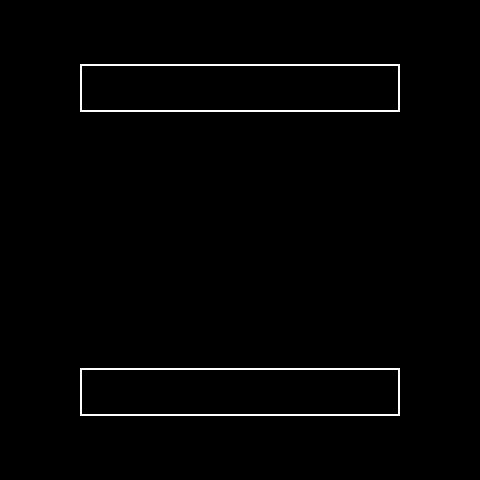

Below is a game level as drawn by its tile map, then a one-line description and the .tmx file that defines it, in full:
An orthogonal 30x30 tile map with 16x16 px tiles, 1 tile layer (Layer) and 2 objects.

<map version="1.0" orientation="orthogonal" renderorder="right-down" width="30" height="30" tilewidth="16" tileheight="16" nextobjectid="3">
 <tileset firstgid="1" name="Terrain" tilewidth="16" tileheight="16" tilecount="9" columns="3">
  <image source="../Spritesheets/Terrain.png" trans="ff00ff" width="48" height="48" />
 </tileset>
 <layer name="Layer" width="30" height="30">
  <data encoding="csv">
5,5,5,5,5,5,5,5,5,5,5,5,5,5,5,5,5,5,5,5,5,5,5,5,5,5,5,5,5,5,
5,5,5,5,5,5,5,5,5,5,5,5,5,5,5,5,5,5,5,5,5,5,5,5,5,5,5,5,5,5,
5,5,5,5,5,5,5,5,5,5,5,5,5,5,5,5,5,5,5,5,5,5,5,5,5,5,5,5,5,5,
5,5,5,5,5,5,5,5,5,5,5,5,5,5,5,5,5,5,5,5,5,5,5,5,5,5,5,5,5,5,
5,5,5,5,5,1,2,2,2,2,2,2,2,2,2,2,2,2,2,2,2,2,2,2,3,5,5,5,5,5,
5,5,5,5,5,4,5,5,5,5,5,5,5,5,5,5,5,5,5,5,5,5,5,5,6,5,5,5,5,5,
5,5,5,5,5,7,8,8,8,8,8,8,8,8,8,8,8,8,8,8,8,8,8,8,9,5,5,5,5,5,
5,5,5,5,5,5,5,5,5,5,5,5,5,5,5,5,5,5,5,5,5,5,5,5,5,5,5,5,5,5,
5,5,5,5,5,5,5,5,5,5,5,5,5,5,5,5,5,5,5,5,5,5,5,5,5,5,5,5,5,5,
5,5,5,5,5,5,5,5,5,5,5,5,5,5,5,5,5,5,5,5,5,5,5,5,5,5,5,5,5,5,
5,5,5,5,5,5,5,5,5,5,5,5,5,5,5,5,5,5,5,5,5,5,5,5,5,5,5,5,5,5,
5,5,5,5,5,5,5,5,5,5,5,5,5,5,5,5,5,5,5,5,5,5,5,5,5,5,5,5,5,5,
5,5,5,5,5,5,5,5,5,5,5,5,5,5,5,5,5,5,5,5,5,5,5,5,5,5,5,5,5,5,
5,5,5,5,5,5,5,5,5,5,5,5,5,5,5,5,5,5,5,5,5,5,5,5,5,5,5,5,5,5,
5,5,5,5,5,5,5,5,5,5,5,5,5,5,5,5,5,5,5,5,5,5,5,5,5,5,5,5,5,5,
5,5,5,5,5,5,5,5,5,5,5,5,5,5,5,5,5,5,5,5,5,5,5,5,5,5,5,5,5,5,
5,5,5,5,5,5,5,5,5,5,5,5,5,5,5,5,5,5,5,5,5,5,5,5,5,5,5,5,5,5,
5,5,5,5,5,5,5,5,5,5,5,5,5,5,5,5,5,5,5,5,5,5,5,5,5,5,5,5,5,5,
5,5,5,5,5,5,5,5,5,5,5,5,5,5,5,5,5,5,5,5,5,5,5,5,5,5,5,5,5,5,
5,5,5,5,5,5,5,5,5,5,5,5,5,5,5,5,5,5,5,5,5,5,5,5,5,5,5,5,5,5,
5,5,5,5,5,5,5,5,5,5,5,5,5,5,5,5,5,5,5,5,5,5,5,5,5,5,5,5,5,5,
5,5,5,5,5,5,5,5,5,5,5,5,5,5,5,5,5,5,5,5,5,5,5,5,5,5,5,5,5,5,
5,5,5,5,5,5,5,5,5,5,5,5,5,5,5,5,5,5,5,5,5,5,5,5,5,5,5,5,5,5,
5,5,5,5,5,1,2,2,2,2,2,2,2,2,2,2,2,2,2,2,2,2,2,2,3,5,5,5,5,5,
5,5,5,5,5,4,5,5,5,5,5,5,5,5,5,5,5,5,5,5,5,5,5,5,6,5,5,5,5,5,
5,5,5,5,5,7,8,8,8,8,8,8,8,8,8,8,8,8,8,8,8,8,8,8,9,5,5,5,5,5,
5,5,5,5,5,5,5,5,5,5,5,5,5,5,5,5,5,5,5,5,5,5,5,5,5,5,5,5,5,5,
5,5,5,5,5,5,5,5,5,5,5,5,5,5,5,5,5,5,5,5,5,5,5,5,5,5,5,5,5,5,
5,5,5,5,5,5,5,5,5,5,5,5,5,5,5,5,5,5,5,5,5,5,5,5,5,5,5,5,5,5,
5,5,5,5,5,5,5,5,5,5,5,5,5,5,5,5,5,5,5,5,5,5,5,5,5,5,5,5,5,5
</data>
 </layer>
 <objectgroup name="Collisions">
  <properties>
   <property name="south_location" value="starting_location" />
  </properties>
  <object id="1" x="80" y="64" width="320" height="48" />
  <object id="2" x="80" y="368" width="320" height="48" />
 </objectgroup>
</map>
